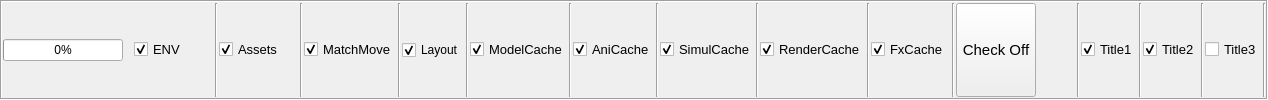
         <widget class="QFrame" name="optFrame">
          <property name="frameShape">
           <enum>QFrame::Box</enum>
          </property>
          <property name="frameShadow">
           <enum>QFrame::Sunken</enum>
          </property>
          <layout class="QHBoxLayout" name="horizontalLayout_7">
           <property name="spacing">
            <number>1</number>
           </property>
           <property name="leftMargin">
            <number>1</number>
           </property>
           <property name="topMargin">
            <number>1</number>
           </property>
           <property name="rightMargin">
            <number>0</number>
           </property>
           <property name="bottomMargin">
            <number>1</number>
           </property>
           <item>
            <widget class="QProgressBar" name="treeLoad_progressBar">
             <property name="minimumSize">
              <size>
               <width>120</width>
               <height>0</height>
              </size>
             </property>
             <property name="value">
              <number>0</number>
             </property>
            </widget>
           </item>
           <item>
            <spacer name="horizontalSpacer_3">
             <property name="orientation">
              <enum>Qt::Horizontal</enum>
             </property>
             <property name="sizeHint" stdset="0">
              <size>
               <width>10</width>
               <height>20</height>
              </size>
             </property>
            </spacer>
           </item>
           <item>
            <widget class="QCheckBox" name="envCheckBox">
             <property name="sizePolicy">
              <sizepolicy hsizetype="Minimum" vsizetype="Fixed">
               <horstretch>0</horstretch>
               <verstretch>0</verstretch>
              </sizepolicy>
             </property>
             <property name="minimumSize">
              <size>
               <width>80</width>
               <height>0</height>
              </size>
             </property>
             <property name="font">
              <font>
               <pointsize>10</pointsize>
              </font>
             </property>
             <property name="text">
              <string>ENV</string>
             </property>
             <property name="checked">
              <bool>true</bool>
             </property>
            </widget>
           </item>
           <item>
            <widget class="Line" name="line">
             <property name="orientation">
              <enum>Qt::Vertical</enum>
             </property>
            </widget>
           </item>
           <item>
            <widget class="QCheckBox" name="assetsCheckBox">
             <property name="sizePolicy">
              <sizepolicy hsizetype="Minimum" vsizetype="Fixed">
               <horstretch>0</horstretch>
               <verstretch>0</verstretch>
              </sizepolicy>
             </property>
             <property name="minimumSize">
              <size>
               <width>80</width>
               <height>0</height>
              </size>
             </property>
             <property name="font">
              <font>
               <pointsize>10</pointsize>
              </font>
             </property>
             <property name="text">
              <string>Assets</string>
             </property>
             <property name="checked">
              <bool>true</bool>
             </property>
            </widget>
           </item>
           <item>
            <widget class="Line" name="line_3">
             <property name="orientation">
              <enum>Qt::Vertical</enum>
             </property>
            </widget>
           </item>
           <item>
            <widget class="QCheckBox" name="matchMoveCacheCheckBox">
             <property name="sizePolicy">
              <sizepolicy hsizetype="Minimum" vsizetype="Fixed">
               <horstretch>0</horstretch>
               <verstretch>0</verstretch>
              </sizepolicy>
             </property>
             <property name="minimumSize">
              <size>
               <width>80</width>
               <height>0</height>
              </size>
             </property>
             <property name="font">
              <font>
               <pointsize>10</pointsize>
              </font>
             </property>
             <property name="text">
              <string>MatchMove</string>
             </property>
             <property name="checked">
              <bool>true</bool>
             </property>
            </widget>
           </item>
           <item>
            <widget class="Line" name="line_4">
             <property name="orientation">
              <enum>Qt::Vertical</enum>
             </property>
            </widget>
           </item>
           <item>
            <widget class="QCheckBox" name="layoutCacheCheckBox">
             <property name="text">
              <string>Layout</string>
             </property>
             <property name="checked">
              <bool>true</bool>
             </property>
            </widget>
           </item>
           <item>
            <widget class="Line" name="line_16">
             <property name="orientation">
              <enum>Qt::Vertical</enum>
             </property>
            </widget>
           </item>
           <item>
            <widget class="QCheckBox" name="modelCacheCheckBox">
             <property name="sizePolicy">
              <sizepolicy hsizetype="Minimum" vsizetype="Fixed">
               <horstretch>0</horstretch>
               <verstretch>0</verstretch>
              </sizepolicy>
             </property>
             <property name="minimumSize">
              <size>
               <width>80</width>
               <height>0</height>
              </size>
             </property>
             <property name="font">
              <font>
               <pointsize>10</pointsize>
              </font>
             </property>
             <property name="text">
              <string>ModelCache</string>
             </property>
             <property name="checked">
              <bool>true</bool>
             </property>
            </widget>
           </item>
           <item>
            <widget class="Line" name="line_7">
             <property name="orientation">
              <enum>Qt::Vertical</enum>
             </property>
            </widget>
           </item>
           <item>
            <widget class="QCheckBox" name="aniCacheCheckBox">
             <property name="sizePolicy">
              <sizepolicy hsizetype="Minimum" vsizetype="Fixed">
               <horstretch>0</horstretch>
               <verstretch>0</verstretch>
              </sizepolicy>
             </property>
             <property name="minimumSize">
              <size>
               <width>80</width>
               <height>0</height>
              </size>
             </property>
             <property name="font">
              <font>
               <pointsize>10</pointsize>
              </font>
             </property>
             <property name="text">
              <string>AniCache</string>
             </property>
             <property name="checked">
              <bool>true</bool>
             </property>
            </widget>
           </item>
           <item>
            <widget class="Line" name="line_6">
             <property name="orientation">
              <enum>Qt::Vertical</enum>
             </property>
            </widget>
           </item>
           <item>
            <widget class="QCheckBox" name="simulCacheCheckBox">
             <property name="sizePolicy">
              <sizepolicy hsizetype="Minimum" vsizetype="Fixed">
               <horstretch>0</horstretch>
               <verstretch>0</verstretch>
              </sizepolicy>
             </property>
             <property name="minimumSize">
              <size>
               <width>80</width>
               <height>0</height>
              </size>
             </property>
             <property name="font">
              <font>
               <pointsize>10</pointsize>
              </font>
             </property>
             <property name="text">
              <string>SimulCache</string>
             </property>
             <property name="checked">
              <bool>true</bool>
             </property>
            </widget>
           </item>
           <item>
            <widget class="Line" name="line_8">
             <property name="orientation">
              <enum>Qt::Vertical</enum>
             </property>
            </widget>
           </item>
           <item>
            <widget class="QCheckBox" name="renderCacheCheckBox">
             <property name="sizePolicy">
              <sizepolicy hsizetype="Minimum" vsizetype="Fixed">
               <horstretch>0</horstretch>
               <verstretch>0</verstretch>
              </sizepolicy>
             </property>
             <property name="minimumSize">
              <size>
               <width>80</width>
               <height>0</height>
              </size>
             </property>
             <property name="font">
              <font>
               <pointsize>10</pointsize>
              </font>
             </property>
             <property name="text">
              <string>RenderCache</string>
             </property>
             <property name="checked">
              <bool>true</bool>
             </property>
            </widget>
           </item>
           <item>
            <widget class="Line" name="line_9">
             <property name="orientation">
              <enum>Qt::Vertical</enum>
             </property>
            </widget>
           </item>
           <item>
            <widget class="QCheckBox" name="fxCacheCheckBox">
             <property name="sizePolicy">
              <sizepolicy hsizetype="Minimum" vsizetype="Fixed">
               <horstretch>0</horstretch>
               <verstretch>0</verstretch>
              </sizepolicy>
             </property>
             <property name="minimumSize">
              <size>
               <width>80</width>
               <height>0</height>
              </size>
             </property>
             <property name="font">
              <font>
               <pointsize>10</pointsize>
              </font>
             </property>
             <property name="text">
              <string>FxCache</string>
             </property>
             <property name="checked">
              <bool>true</bool>
             </property>
            </widget>
           </item>
           <item>
            <widget class="Line" name="line_10">
             <property name="orientation">
              <enum>Qt::Vertical</enum>
             </property>
            </widget>
           </item>
           <item>
            <widget class="QPushButton" name="typeCheckPushButton">
             <property name="sizePolicy">
              <sizepolicy hsizetype="Minimum" vsizetype="Minimum">
               <horstretch>0</horstretch>
               <verstretch>0</verstretch>
              </sizepolicy>
             </property>
             <property name="minimumSize">
              <size>
               <width>0</width>
               <height>0</height>
              </size>
             </property>
             <property name="font">
              <font>
               <pointsize>11</pointsize>
              </font>
             </property>
             <property name="text">
              <string>Check Off</string>
             </property>
             <property name="checkable">
              <bool>true</bool>
             </property>
             <property name="flat">
              <bool>false</bool>
             </property>
            </widget>
           </item>
           <item>
            <spacer name="horizontalSpacer">
             <property name="orientation">
              <enum>Qt::Horizontal</enum>
             </property>
             <property name="sizeHint" stdset="0">
              <size>
               <width>40</width>
               <height>20</height>
              </size>
             </property>
            </spacer>
           </item>
           <item>
            <widget class="Line" name="line_11">
             <property name="orientation">
              <enum>Qt::Vertical</enum>
             </property>
            </widget>
           </item>
           <item>
            <widget class="QCheckBox" name="title1CheckBox">
             <property name="sizePolicy">
              <sizepolicy hsizetype="Minimum" vsizetype="Fixed">
               <horstretch>0</horstretch>
               <verstretch>0</verstretch>
              </sizepolicy>
             </property>
             <property name="minimumSize">
              <size>
               <width>50</width>
               <height>0</height>
              </size>
             </property>
             <property name="font">
              <font>
               <pointsize>10</pointsize>
              </font>
             </property>
             <property name="text">
              <string>Title1</string>
             </property>
             <property name="checked">
              <bool>true</bool>
             </property>
             <property name="tristate">
              <bool>false</bool>
             </property>
            </widget>
           </item>
           <item>
            <widget class="Line" name="line_12">
             <property name="orientation">
              <enum>Qt::Vertical</enum>
             </property>
            </widget>
           </item>
           <item>
            <widget class="QCheckBox" name="title2CheckBox">
             <property name="sizePolicy">
              <sizepolicy hsizetype="Minimum" vsizetype="Fixed">
               <horstretch>0</horstretch>
               <verstretch>0</verstretch>
              </sizepolicy>
             </property>
             <property name="minimumSize">
              <size>
               <width>50</width>
               <height>0</height>
              </size>
             </property>
             <property name="font">
              <font>
               <pointsize>10</pointsize>
              </font>
             </property>
             <property name="text">
              <string>Title2</string>
             </property>
             <property name="checked">
              <bool>true</bool>
             </property>
             <property name="tristate">
              <bool>false</bool>
             </property>
            </widget>
           </item>
           <item>
            <widget class="Line" name="line_13">
             <property name="orientation">
              <enum>Qt::Vertical</enum>
             </property>
            </widget>
           </item>
           <item>
            <widget class="QCheckBox" name="title3CheckBox">
             <property name="sizePolicy">
              <sizepolicy hsizetype="Minimum" vsizetype="Fixed">
               <horstretch>0</horstretch>
               <verstretch>0</verstretch>
              </sizepolicy>
             </property>
             <property name="minimumSize">
              <size>
               <width>50</width>
               <height>0</height>
              </size>
             </property>
             <property name="font">
              <font>
               <pointsize>10</pointsize>
              </font>
             </property>
             <property name="text">
              <string>Title3</string>
             </property>
             <property name="checked">
              <bool>false</bool>
             </property>
             <property name="tristate">
              <bool>false</bool>
             </property>
            </widget>
           </item>
           <item>
            <widget class="Line" name="line_5">
             <property name="orientation">
              <enum>Qt::Vertical</enum>
             </property>
            </widget>
           </item>
          </layout>
         </widget>
